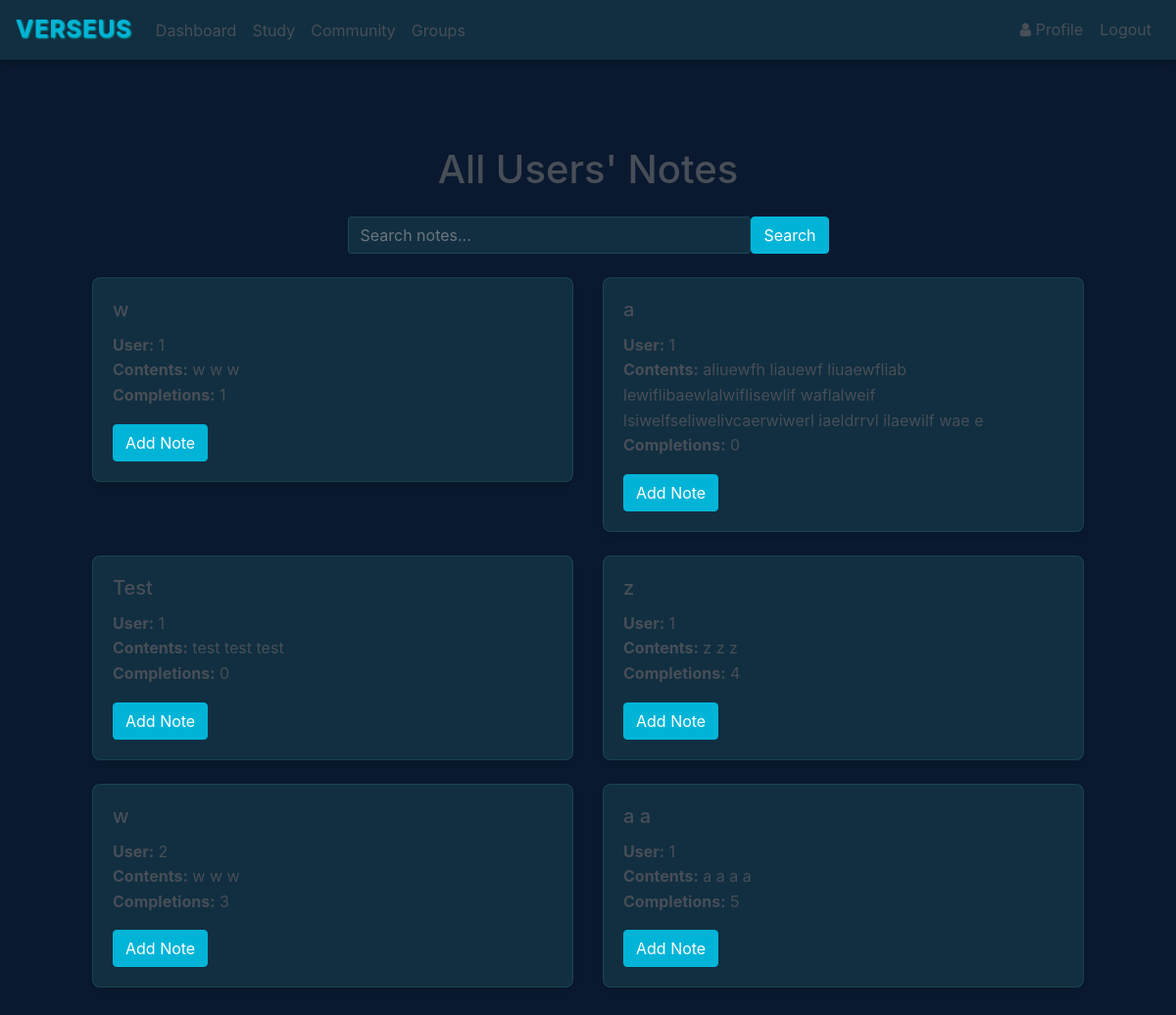
The page /community (signed in) on the database its author committed.
### website/models.py (models this page shows)
class Note(db.Model):
    id = db.Column(db.Integer, primary_key=True)
    title = db.Column(db.String(100), default="Untitled Verse")
    data = db.Column(db.String(500))
    date = db.Column(db.DateTime(timezone=True), default=func.now())
    user_id = db.Column(db.Integer, db.ForeignKey('user.id'))
    data_blanked = db.Column(db.String(500))
    ref = db.Column(JSON)
    word_blank_positions = db.Column(JSON)
    completions = db.Column(db.Integer, default=0)

### website/views.py (the view, shortened to what this page needs)
@views.route('/community')
@login_required
def all_notes():
    search_query = request.args.get('search', '')
    query = Note.query.join(User)
    notes = query.order_by(Note.date.desc()).all()
    return render_template("all_notes.html",
                         user=current_user,
                         notes=notes,
                         search_query=search_query)

### website/templates/all_notes.html (shortened to what this page needs)
{% extends "base.html" %}
{% block content %}
<div class="container mt-4">
    <h1 class="text-center mb-4">All Users' Notes</h1>
    <div class="row mb-4">
        <div class="col-md-6 mx-auto">
            <form method="GET" action="{{ url_for('views.all_notes') }}" class="d-flex">
                <input type="text" name="search" class="form-control me-2" placeholder="Search notes..."
                    value="{{ search_query }}">
                <button type="submit" class="btn btn-primary">Search</button>
            </form>
        </div>
    </div>
    <div class="row">
        {% for note in notes %}
        <div class="col-md-6 mb-4">
            <div class="card">
                <div class="card-body">
                    <h5 class="card-title">{{ note.title }}</h5>
                    <p class="card-text">
                        <strong>User:</strong> {{ note.user_id }}<br>
                        <strong>Contents:</strong> {{ note.data }}<br>
                        <strong>Completions:</strong> {{ note.completions }}
                    </p>
                    <a href="{{ url_for('views.add_note', note_id=note.id, title=note.title, data=note.data, ref=note.ref) }}"
                        class="btn btn-primary">Add Note</a>
                </div>
            </div>
        </div>
        {% endfor %}
    </div>
</div>
{% endblock %}

### website/static/styles.css (style rules this page uses)
:root { --primary-dark: #0a192f; --secondary-dark: #112f40; --accent-green: #64ffda; --accent-blue: #00b4d8; --text-primary: #484e57; --text-light: #ffffff; --text-secondary: #8892b0; --danger: #ff6b6b; --success: #4caf50; --cream: #ddf7fd; }
body { background-color: var(--primary-dark); color: var(--text-primary); font-family: 'Inter', -apple-system, BlinkMacSystemFont, 'Segoe UI', Roboto, Oxygen, Ubuntu, Cantarell, sans-serif; line-height: 1.6; margin: 0; padding: 0; min-height: 100vh; }
.card { background-color: var(--secondary-dark); border: 1px solid rgba(100, 255, 218, 0.1); border-radius: 8px; box-shadow: 0 4px 6px rgba(0, 0, 0, 0.1); transition: transform 0.3s ease, box-shadow 0.3s ease; }
.form-control { background-color: var(--secondary-dark); border: 1px solid rgba(100, 255, 218, 0.2); color: var(--text-primary); transition: border-color 0.3s ease; }
.btn { border-radius: 4px; transition: all 0.3s ease; }
.btn-primary { background-color: var(--accent-blue); border-color: var(--accent-blue); }
a { color: var(--accent-blue); text-decoration: none; transition: color 0.3s ease; }
.container { padding: 2rem; }

### rows shown on the page
Note: title "w", user_id "1", data "w w w", completions "1"
Note: title "a", user_id "1", data "aliuewfh liauewf liuaewfliab lewiflibaewlalwiflisewlif waflalweif lsiwelfseliwelivcaerwiwerl iaeldrrvl ilaewilf wae e", completions "0"
Note: title "Test", user_id "1", data "test test test", completions "0"
Note: title "z", user_id "1", data "z z z", completions "4"
Note: title "w", user_id "2", data "w w w", completions "3"
Note: title "a a", user_id "1", data "a a a a", completions "5"
